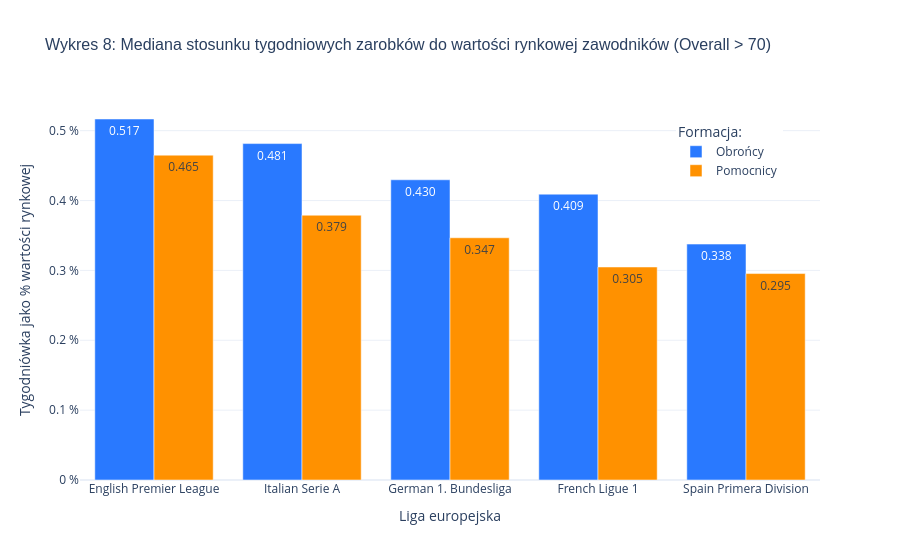

Notebook code cell kept with this figure:
### Markdown cell above
### Analiza rozkładu wartości bocznych pomocników
Z analizy rozkładu wartości rynkowej bocznych pozycji ofensywnych w zależności od preferowanej nogi jasno wynika, że zawodnicy występujący na skrzydle przeciwnym do ich wiodącej nogi są wyceniani znacznie wyżej. Zjawisko to jest uwarunkowane współczesnymi założeniami taktycznymi – gracz grający na flance z lepszą nogą skierowaną do wewnątrz boiska posiada znacznie większy wachlarz możliwości. Taki profil zawodnika pozwala na dynamiczne zejście z piłką do środka pola, co otwiera bezpośrednie możliwości oddania strzału na bramkę lub wykonania kluczowego podania. 

Najbardziej wyrazistym wnioskiem płynącym z wizualizacji jest fakt, że lewonożni prawoskrzydłowi charakteryzują się najwyższym sufitem finansowym oraz zdecydowanie najwyższą wartością mediany i kwartyli spośród wszystkich omawianych przypadków. Potwierdza to rynkowy deficyt klasowych, lewonożnych zawodników zdolnych do gry w sektorze prawego skrzydła, co bezpośrednio przekłada się na ich drastycznie wyższą wycenę w algorytmach bazy danych.

### Code cell
top_5_leagues = [
    'English Premier League', 
    'Spain Primera Division', 
    'German 1. Bundesliga', 
    'Italian Serie A', 
    'French Ligue 1'
]
df_rel = df_field[
    (df_field['league_name'].isin(top_5_leagues)) & 
    (df_field['overall'] > 70) &
    (df_field['value_eur'] > 0)
].copy()

def map_position_to_block(pos_string):
    if pd.isna(pos_string):
        return None
    main_pos = pos_string.split(',')[0].strip().upper()
    
    defenders = ['CB', 'LB', 'RB', 'LWB', 'RWB']
    midfielders = ['CM', 'CDM', 'CAM', 'LM', 'RM']
    
    if main_pos in defenders:
        return 'Obrońcy'
    elif main_pos in midfielders:
        return 'Pomocnicy'
    return None 
df_rel['formacja'] = df_rel['player_positions'].apply(map_position_to_block)

df_rel = df_rel[df_rel['formacja'].notna() & df_rel['wage_eur'].notna()].copy()

df_rel['wage_to_value_pct'] = (df_rel['wage_eur'] / df_rel['value_eur']) * 100

df_grouped_rel = df_rel.groupby(['league_name', 'formacja'])['wage_to_value_pct'].median().reset_index()

fig2 = px.bar(
    df_grouped_rel,
    x='league_name',
    y='wage_to_value_pct',
    color='formacja',
    barmode='group',
    title='Wykres 8: Mediana stosunku tygodniowych zarobków do wartości rynkowej zawodników (Overall > 70)',
    labels={
        'league_name': 'Liga europejska',
        'wage_to_value_pct': 'Tygodniówka jako % wartości rynkowej',
        'formacja': 'Formacja'
    },
    color_discrete_map={
        'Obrońcy': '#2979ff',
        'Pomocnicy': '#ff9100'
    },
    text_auto='.3f' 
)

fig2.update_layout(
    title_font_size=16,
    title_font_family="Arial",
    template='plotly_white',
    xaxis={'categoryorder': 'total descending'}, 
    yaxis=dict(ticksuffix=" %"),                  
    legend=dict(
        title_text="Formacja:",
        yanchor="top",
        y=0.95,
        xanchor="right",
        x=0.95
    )
)
fig2.show()

### Figure 1 — Plotly figure (JSON) as saved in the notebook; plotly's stock layout.template omitted (floating-point values rounded to 4 significant figures)
{"data": [{"alignmentgroup": "True", "hovertemplate": "Formacja=Obrońcy<br>Liga europejska=%{x}<br>Tygodniówka jako % wartości rynkowej=%{y}<extra></extra>", "legendgroup": "Obrońcy", "marker": {"color": "#2979ff", "pattern": {"shape": ""}}, "name": "Obrońcy", "offsetgroup": "Obrońcy", "orientation": "v", "showlegend": true, "textposition": "auto", "texttemplate": "%{y:.3f}", "type": "bar", "x": ["English Premier League", "French Ligue 1", "German 1. Bundesliga", "Italian Serie A", "Spain Primera Division"], "xaxis": "x", "y": [0.5167, 0.4091, 0.4297, 0.4815, 0.3377], "yaxis": "y"}, {"alignmentgroup": "True", "hovertemplate": "Formacja=Pomocnicy<br>Liga europejska=%{x}<br>Tygodniówka jako % wartości rynkowej=%{y}<extra></extra>", "legendgroup": "Pomocnicy", "marker": {"color": "#ff9100", "pattern": {"shape": ""}}, "name": "Pomocnicy", "offsetgroup": "Pomocnicy", "orientation": "v", "showlegend": true, "textposition": "auto", "texttemplate": "%{y:.3f}", "type": "bar", "x": ["English Premier League", "French Ligue 1", "German 1. Bundesliga", "Italian Serie A", "Spain Primera Division"], "xaxis": "x", "y": [0.4649, 0.3048, 0.3467, 0.3789, 0.2955], "yaxis": "y"}], "layout": {"barmode": "group", "legend": {"title": {"text": "Formacja:"}, "tracegroupgap": 0, "x": 0.95, "xanchor": "right", "y": 0.95, "yanchor": "top"}, "title": {"font": {"family": "Arial", "size": 16}, "text": "Wykres 8: Mediana stosunku tygodniowych zarobków do wartości rynkowej zawodników (Overall > 70)"}, "xaxis": {"anchor": "y", "categoryorder": "total descending", "domain": [0, 1], "title": {"text": "Liga europejska"}}, "yaxis": {"anchor": "x", "domain": [0, 1], "ticksuffix": " %", "title": {"text": "Tygodniówka jako % wartości rynkowej"}}}}
